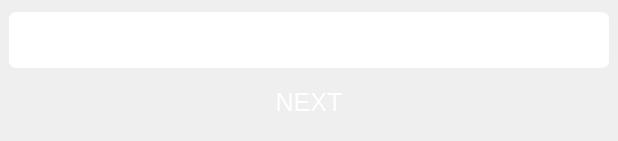
<?xml version="1.0" encoding="UTF-8"?>
<ui version="4.0">
 <class>SecureWindow</class>
 <widget class="QMainWindow" name="SecureWindow">
  <property name="enabled">
   <bool>false</bool>
  </property>
  <property name="geometry">
   <rect>
    <x>0</x>
    <y>0</y>
    <width>618</width>
    <height>141</height>
   </rect>
  </property>
  <property name="windowTitle">
   <string>Enter a code</string>
  </property>
  <widget class="QWidget" name="centralwidget">
   <property name="styleSheet">
    <string notr="true">background: qlineargradient(x1: 0, y1: 0, x2: 0, y2: 1,
        stop: 0 #3498db, stop: 0.5 #2980b9, stop: 1.0 #1f618d);</string>
   </property>
   <layout class="QVBoxLayout" name="verticalLayout">
    <item>
     <widget class="QSplitter" name="splitter">
      <property name="sizePolicy">
       <sizepolicy hsizetype="Preferred" vsizetype="Ignored">
        <horstretch>0</horstretch>
        <verstretch>0</verstretch>
       </sizepolicy>
      </property>
      <property name="baseSize">
       <size>
        <width>1</width>
        <height>50</height>
       </size>
      </property>
      <property name="orientation">
       <enum>Qt::Vertical</enum>
      </property>
      <widget class="QWidget" name="verticalLayoutWidget">
       <property name="sizePolicy">
        <sizepolicy hsizetype="Preferred" vsizetype="Ignored">
         <horstretch>0</horstretch>
         <verstretch>0</verstretch>
        </sizepolicy>
       </property>
       <property name="baseSize">
        <size>
         <width>1</width>
         <height>50</height>
        </size>
       </property>
       <layout class="QVBoxLayout" name="Layout">
        <item>
         <widget class="QLineEdit" name="CodeInput">
          <property name="enabled">
           <bool>false</bool>
          </property>
          <property name="styleSheet">
           <string notr="true">background-color: #fff;
    color: #000;
    border-radius: 7px;
    font-size: 35px;
	height: 50px;
	padding: 3px 15px;</string>
          </property>
          <property name="text">
           <string/>
          </property>
         </widget>
        </item>
        <item>
         <layout class="QHBoxLayout" name="horizontalLayout">
          <item>
           <widget class="QPushButton" name="NextButton">
            <property name="sizePolicy">
             <sizepolicy hsizetype="Fixed" vsizetype="Fixed">
              <horstretch>0</horstretch>
              <verstretch>0</verstretch>
             </sizepolicy>
            </property>
            <property name="baseSize">
             <size>
              <width>1</width>
              <height>50</height>
             </size>
            </property>
            <property name="styleSheet">
             <string notr="true">QPushButton {
    background: qlineargradient(x1: 0, y1: 0, x2: 0, y2: 1,
        stop: 0 #e74c3c, stop: 0.5 #c0392b, stop: 1.0 #922b21);
    color: #fff;
    border-radius: 7px;
    font-size: 2em;
    height: 50px;
    width: 250px;
    font-size: 25px;
}

QPushButton:hover {
    background: qlineargradient(x1: 0, y1: 0, x2: 0, y2: 1,
        stop: 0 #c0392b, stop: 0.5 #e74c3c, stop: 1.0 #922b21);
    color: #000;
	cursor: pointer;
}</string>
            </property>
            <property name="text">
             <string>NEXT</string>
            </property>
           </widget>
          </item>
         </layout>
        </item>
       </layout>
      </widget>
     </widget>
    </item>
   </layout>
  </widget>
 </widget>
 <resources/>
 <connections/>
</ui>
